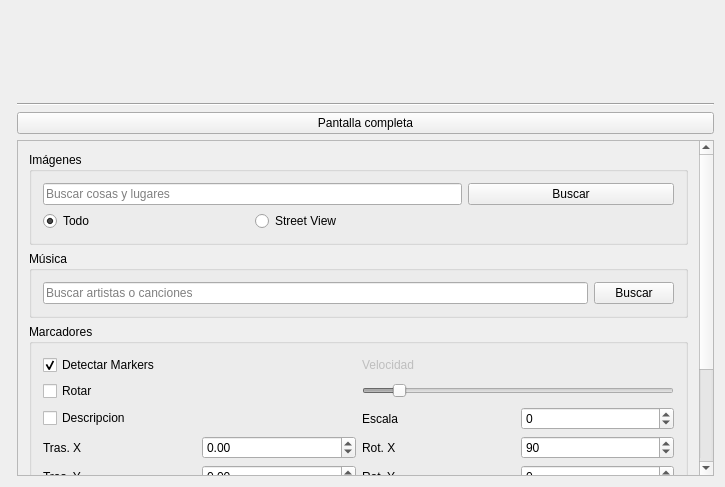
<?xml version="1.0" encoding="UTF-8"?>
<ui version="4.0">
 <class>MainWindow</class>
 <widget class="QWidget" name="MainWindow">
  <property name="geometry">
   <rect>
    <x>0</x>
    <y>0</y>
    <width>725</width>
    <height>487</height>
   </rect>
  </property>
  <property name="windowTitle">
   <string>MainWindow</string>
  </property>
  <layout class="QGridLayout" name="mainWindowLayout">
   <item row="0" column="1">
    <widget class="Logo" name="appLogo" native="true"/>
   </item>
   <item row="3" column="1" rowspan="2">
    <widget class="QScrollArea" name="scrollArea">
     <property name="widgetResizable">
      <bool>true</bool>
     </property>
     <widget class="QWidget" name="scrollWidget">
      <property name="geometry">
       <rect>
        <x>0</x>
        <y>0</y>
        <width>673</width>
        <height>493</height>
       </rect>
      </property>
      <layout class="QGridLayout" name="gridLayout">
       <item row="1" column="0">
        <widget class="QGroupBox" name="imagesGroup">
         <property name="title">
          <string>Imágenes</string>
         </property>
         <layout class="QGridLayout" name="imagesGroupLayout">
          <item row="2" column="0">
           <widget class="QRadioButton" name="allImagesButton">
            <property name="text">
             <string>Todo</string>
            </property>
            <property name="checked">
             <bool>true</bool>
            </property>
           </widget>
          </item>
          <item row="1" column="0" colspan="2">
           <widget class="QLineEdit" name="searchImagesLineEdit">
            <property name="placeholderText">
             <string>Buscar cosas y lugares</string>
            </property>
           </widget>
          </item>
          <item row="2" column="1">
           <widget class="QRadioButton" name="streetViewImagesButton">
            <property name="text">
             <string>Street View</string>
            </property>
           </widget>
          </item>
          <item row="1" column="2">
           <widget class="QPushButton" name="searchImagesButton">
            <property name="text">
             <string>Buscar</string>
            </property>
           </widget>
          </item>
         </layout>
        </widget>
       </item>
       <item row="2" column="0">
        <widget class="QGroupBox" name="musicGroup">
         <property name="title">
          <string>Música</string>
         </property>
         <layout class="QGridLayout" name="musicGroupLayout">
          <item row="0" column="1">
           <widget class="QPushButton" name="searchMusicButton">
            <property name="text">
             <string>Buscar</string>
            </property>
           </widget>
          </item>
          <item row="0" column="0">
           <widget class="QLineEdit" name="searchMusicLineEdit">
            <property name="placeholderText">
             <string>Buscar artistas o canciones</string>
            </property>
           </widget>
          </item>
         </layout>
        </widget>
       </item>
       <item row="3" column="0">
        <widget class="QGroupBox" name="markersGroup">
         <property name="title">
          <string>Marcadores</string>
         </property>
         <layout class="QGridLayout" name="markersGroupLayout">
          <item row="0" column="0" colspan="2">
           <widget class="QCheckBox" name="detectMarkersCheckBox">
            <property name="text">
             <string>Detectar Markers</string>
            </property>
            <property name="checked">
             <bool>true</bool>
            </property>
           </widget>
          </item>
          <item row="4" column="3">
           <widget class="QSpinBox" name="scaleSpinBox">
            <property name="minimum">
             <number>-500</number>
            </property>
            <property name="maximum">
             <number>500</number>
            </property>
            <property name="singleStep">
             <number>1</number>
            </property>
            <property name="value">
             <number>0</number>
            </property>
           </widget>
          </item>
          <item row="5" column="2">
           <widget class="QLabel" name="xRotationLabel">
            <property name="text">
             <string>Rot. X</string>
            </property>
           </widget>
          </item>
          <item row="7" column="2">
           <widget class="QLabel" name="zRotationLabel">
            <property name="text">
             <string>Rot. Z</string>
            </property>
           </widget>
          </item>
          <item row="5" column="0">
           <widget class="QLabel" name="xTranslationLabel">
            <property name="text">
             <string>Tras. X</string>
            </property>
           </widget>
          </item>
          <item row="6" column="1">
           <widget class="QDoubleSpinBox" name="yTranslationSpinBox">
            <property name="minimum">
             <double>-9.990000000000000</double>
            </property>
            <property name="maximum">
             <double>9.990000000000000</double>
            </property>
            <property name="singleStep">
             <double>0.001000000000000</double>
            </property>
            <property name="value">
             <double>0.000000000000000</double>
            </property>
           </widget>
          </item>
          <item row="7" column="0">
           <widget class="QLabel" name="zTranslationLabel">
            <property name="text">
             <string>Tras. Z</string>
            </property>
           </widget>
          </item>
          <item row="6" column="2">
           <widget class="QLabel" name="yRotationLabel">
            <property name="text">
             <string>Rot. Y</string>
            </property>
           </widget>
          </item>
          <item row="5" column="1">
           <widget class="QDoubleSpinBox" name="xTranslationSpinBox">
            <property name="minimum">
             <double>-9.990000000000000</double>
            </property>
            <property name="maximum">
             <double>9.990000000000000</double>
            </property>
            <property name="singleStep">
             <double>0.001000000000000</double>
            </property>
           </widget>
          </item>
          <item row="7" column="1">
           <widget class="QDoubleSpinBox" name="zTranslationSpinBox">
            <property name="minimum">
             <double>-9.990000000000000</double>
            </property>
            <property name="maximum">
             <double>9.990000000000000</double>
            </property>
            <property name="singleStep">
             <double>0.001000000000000</double>
            </property>
           </widget>
          </item>
          <item row="6" column="0">
           <widget class="QLabel" name="yTranslationLabel">
            <property name="text">
             <string>Tras. Y</string>
            </property>
           </widget>
          </item>
          <item row="4" column="2">
           <widget class="QLabel" name="scaleLabel">
            <property name="text">
             <string>Escala</string>
            </property>
           </widget>
          </item>
          <item row="4" column="0" colspan="2">
           <widget class="QCheckBox" name="descriptionCheckBox">
            <property name="text">
             <string>Descripcion</string>
            </property>
            <property name="checked">
             <bool>false</bool>
            </property>
           </widget>
          </item>
          <item row="6" column="3">
           <widget class="QSpinBox" name="yRotationSpinBox">
            <property name="minimum">
             <number>-360</number>
            </property>
            <property name="maximum">
             <number>360</number>
            </property>
           </widget>
          </item>
          <item row="5" column="3">
           <widget class="QSpinBox" name="xRotationSpinBox">
            <property name="minimum">
             <number>-360</number>
            </property>
            <property name="maximum">
             <number>360</number>
            </property>
            <property name="value">
             <number>90</number>
            </property>
           </widget>
          </item>
          <item row="7" column="3">
           <widget class="QSpinBox" name="zRotationSpinBox">
            <property name="minimum">
             <number>-360</number>
            </property>
            <property name="maximum">
             <number>360</number>
            </property>
           </widget>
          </item>
          <item row="2" column="0">
           <widget class="QCheckBox" name="rotateCheckBox">
            <property name="text">
             <string>Rotar</string>
            </property>
           </widget>
          </item>
          <item row="2" column="2" colspan="2">
           <widget class="QSlider" name="rotationVelocitySlider">
            <property name="enabled">
             <bool>false</bool>
            </property>
            <property name="minimum">
             <number>1</number>
            </property>
            <property name="maximum">
             <number>40</number>
            </property>
            <property name="value">
             <number>5</number>
            </property>
            <property name="orientation">
             <enum>Qt::Horizontal</enum>
            </property>
           </widget>
          </item>
          <item row="0" column="2">
           <widget class="QLabel" name="rotationVelocityLabel">
            <property name="enabled">
             <bool>false</bool>
            </property>
            <property name="text">
             <string>Velocidad</string>
            </property>
           </widget>
          </item>
         </layout>
        </widget>
       </item>
       <item row="4" column="0">
        <widget class="QTextEdit" name="messagesTextEdit">
         <property name="html">
          <string>&lt;!DOCTYPE HTML PUBLIC &quot;-//W3C//DTD HTML 4.0//EN&quot; &quot;http://www.w3.org/TR/REC-html40/strict.dtd&quot;&gt;
&lt;html&gt;&lt;head&gt;&lt;meta name=&quot;qrichtext&quot; content=&quot;1&quot; /&gt;&lt;style type=&quot;text/css&quot;&gt;
p, li { white-space: pre-wrap; }
&lt;/style&gt;&lt;/head&gt;&lt;body style=&quot; font-family:'Ubuntu'; font-size:11pt; font-weight:400; font-style:normal;&quot;&gt;
&lt;p style=&quot;-qt-paragraph-type:empty; margin-top:0px; margin-bottom:0px; margin-left:0px; margin-right:0px; -qt-block-indent:0; text-indent:0px;&quot;&gt;&lt;br /&gt;&lt;/p&gt;&lt;/body&gt;&lt;/html&gt;</string>
         </property>
         <property name="textInteractionFlags">
          <set>Qt::NoTextInteraction</set>
         </property>
        </widget>
       </item>
      </layout>
     </widget>
    </widget>
   </item>
   <item row="0" column="0" rowspan="5">
    <widget class="Scene" name="scene" native="true"/>
   </item>
   <item row="1" column="1">
    <widget class="Line" name="horizontalLine">
     <property name="orientation">
      <enum>Qt::Horizontal</enum>
     </property>
    </widget>
   </item>
   <item row="2" column="1">
    <widget class="QPushButton" name="fullScreenPushButton">
     <property name="text">
      <string>Pantalla completa</string>
     </property>
    </widget>
   </item>
  </layout>
 </widget>
 <layoutdefault spacing="6" margin="11"/>
 <customwidgets>
  <customwidget>
   <class>Scene</class>
   <extends>QWidget</extends>
   <header>scene.h</header>
   <container>1</container>
  </customwidget>
  <customwidget>
   <class>Logo</class>
   <extends>QWidget</extends>
   <header>logo.h</header>
   <container>1</container>
  </customwidget>
 </customwidgets>
 <tabstops>
  <tabstop>searchMusicLineEdit</tabstop>
  <tabstop>searchMusicButton</tabstop>
  <tabstop>detectMarkersCheckBox</tabstop>
  <tabstop>descriptionCheckBox</tabstop>
  <tabstop>scaleSpinBox</tabstop>
  <tabstop>xTranslationSpinBox</tabstop>
  <tabstop>xRotationSpinBox</tabstop>
  <tabstop>yTranslationSpinBox</tabstop>
  <tabstop>yRotationSpinBox</tabstop>
  <tabstop>zTranslationSpinBox</tabstop>
  <tabstop>zRotationSpinBox</tabstop>
 </tabstops>
 <resources/>
 <connections/>
</ui>
